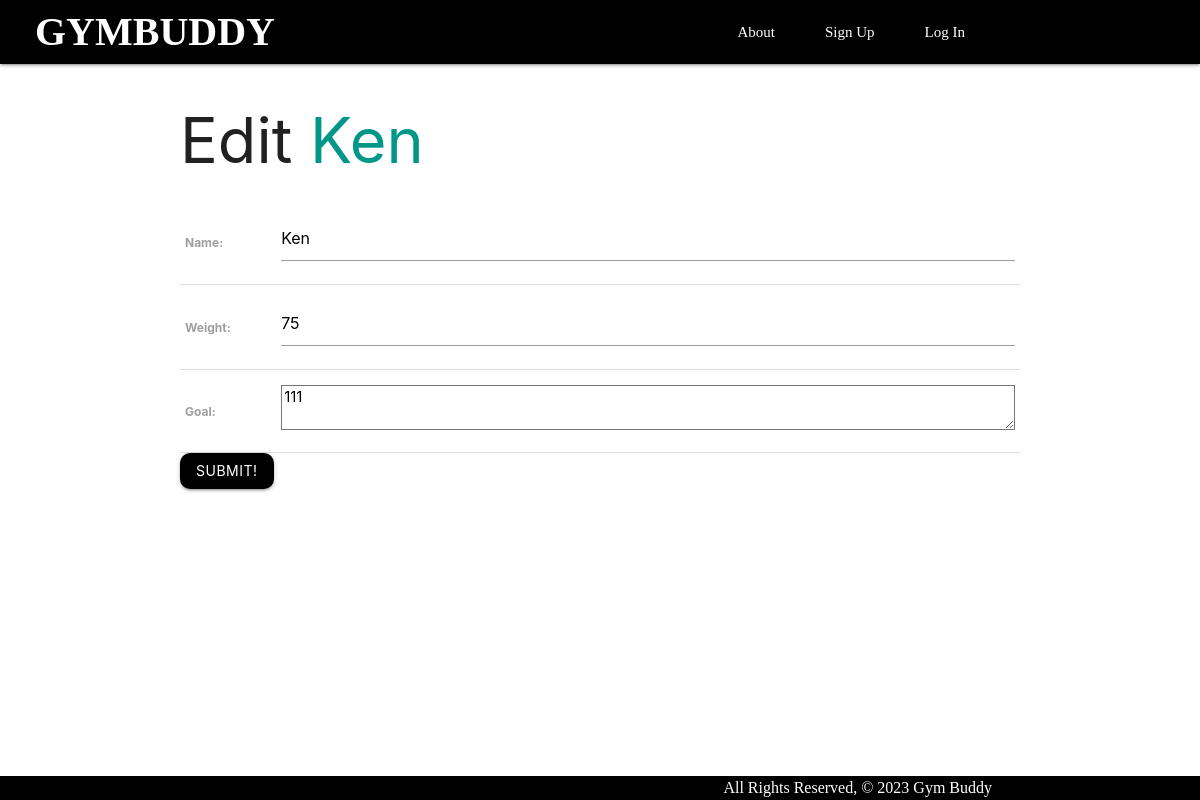
The page /plans/3/update/ on the database its author committed.
### main_app/models.py (models this page shows, shortened)
class Plan(models.Model):
    name = models.CharField(max_length=100)
    weight = models.IntegerField()
    goal = models.TextField(max_length=250)
    user = models.ForeignKey(User, on_delete=models.CASCADE)
    exercises = models.ManyToManyField(Exercise)
    meals = models.ManyToManyField(Meal)

### main_app/views.py (the view)
# urls.py: path('plans/<int:pk>/update/', views.PlanUpdate.as_view(), name='plans_update'),
class PlanUpdate(UpdateView):
  model = Plan
  fields = ['name', 'weight', 'goal']

### main_app/templates/main_app/plan_form.html (shortened to what this page needs)
{% extends 'base.html' %} {% block content %} {% if object %}
<h1>Edit <span class="teal-text">{{object.name}}</span></h1>
{% else %}
<h1>Add Health Plan</h1>
{% endif %}
<form action="" method="POST">
  <table>
    {{ form.as_table }}
  </table>
  <input type="submit" value="Submit!" class="btn" />
</form>
{% endblock %}

### main_app/static/css/style.css (style rules this page uses)
body { display: flex; min-height: 100vh; flex-direction: column; }
.btn { background-color: black; border-radius: 10px; }

### rows shown on the page
Plan: name "Ken", weight "75", goal "111"
